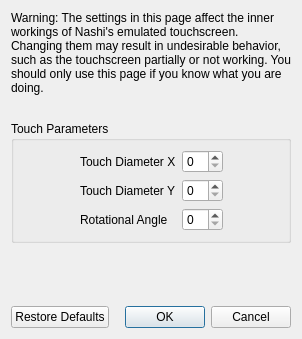
<?xml version="1.0" encoding="UTF-8"?>
<ui version="4.0">
 <class>ConfigureTouchscreenAdvanced</class>
 <widget class="QDialog" name="ConfigureTouchscreenAdvanced">
  <property name="geometry">
   <rect>
    <x>0</x>
    <y>0</y>
    <width>298</width>
    <height>339</height>
   </rect>
  </property>
  <property name="windowTitle">
   <string>Configure Touchscreen</string>
  </property>
  <layout class="QVBoxLayout" name="verticalLayout">
   <item>
    <widget class="QLabel" name="label_2">
     <property name="minimumSize">
      <size>
       <width>280</width>
       <height>0</height>
      </size>
     </property>
     <property name="text">
      <string>Warning: The settings in this page affect the inner workings of Nashi's emulated touchscreen. Changing them may result in undesirable behavior, such as the touchscreen partially or not working. You should only use this page if you know what you are doing.</string>
     </property>
     <property name="wordWrap">
      <bool>true</bool>
     </property>
    </widget>
   </item>
   <item>
    <spacer name="verticalSpacer_2">
     <property name="orientation">
      <enum>Qt::Vertical</enum>
     </property>
     <property name="sizeType">
      <enum>QSizePolicy::Fixed</enum>
     </property>
     <property name="sizeHint" stdset="0">
      <size>
       <width>20</width>
       <height>20</height>
      </size>
     </property>
    </spacer>
   </item>
   <item>
    <widget class="QGroupBox" name="gridGroupBox">
     <property name="title">
      <string>Touch Parameters</string>
     </property>
     <layout class="QGridLayout" name="gridLayout">
      <item row="0" column="0">
       <spacer name="horizontalSpacer">
        <property name="orientation">
         <enum>Qt::Horizontal</enum>
        </property>
        <property name="sizeHint" stdset="0">
         <size>
          <width>40</width>
          <height>20</height>
         </size>
        </property>
       </spacer>
      </item>
      <item row="1" column="1">
       <widget class="QLabel" name="label_4">
        <property name="text">
         <string>Touch Diameter Y</string>
        </property>
       </widget>
      </item>
      <item row="0" column="3">
       <spacer name="horizontalSpacer_2">
        <property name="orientation">
         <enum>Qt::Horizontal</enum>
        </property>
        <property name="sizeHint" stdset="0">
         <size>
          <width>40</width>
          <height>20</height>
         </size>
        </property>
       </spacer>
      </item>
      <item row="0" column="1">
       <widget class="QLabel" name="label_3">
        <property name="text">
         <string>Touch Diameter X</string>
        </property>
       </widget>
      </item>
      <item row="2" column="1">
       <widget class="QLabel" name="label_5">
        <property name="text">
         <string>Rotational Angle</string>
        </property>
       </widget>
      </item>
      <item row="0" column="2">
       <widget class="QSpinBox" name="diameter_x_box"/>
      </item>
      <item row="1" column="2">
       <widget class="QSpinBox" name="diameter_y_box"/>
      </item>
      <item row="2" column="2">
       <widget class="QSpinBox" name="angle_box"/>
      </item>
     </layout>
    </widget>
   </item>
   <item>
    <spacer name="verticalSpacer">
     <property name="orientation">
      <enum>Qt::Vertical</enum>
     </property>
     <property name="sizeHint" stdset="0">
      <size>
       <width>20</width>
       <height>40</height>
      </size>
     </property>
    </spacer>
   </item>
   <item>
    <layout class="QHBoxLayout" name="horizontalLayout">
     <item>
      <widget class="QPushButton" name="restore_defaults_button">
       <property name="text">
        <string>Restore Defaults</string>
       </property>
      </widget>
     </item>
     <item>
      <widget class="QDialogButtonBox" name="buttonBox">
       <property name="standardButtons">
        <set>QDialogButtonBox::Cancel|QDialogButtonBox::Ok</set>
       </property>
      </widget>
     </item>
    </layout>
   </item>
  </layout>
 </widget>
 <resources/>
 <connections>
  <connection>
   <sender>buttonBox</sender>
   <signal>accepted()</signal>
   <receiver>ConfigureTouchscreenAdvanced</receiver>
   <slot>accept()</slot>
  </connection>
  <connection>
   <sender>buttonBox</sender>
   <signal>rejected()</signal>
   <receiver>ConfigureTouchscreenAdvanced</receiver>
   <slot>reject()</slot>
   </connection>
 </connections>
</ui>
